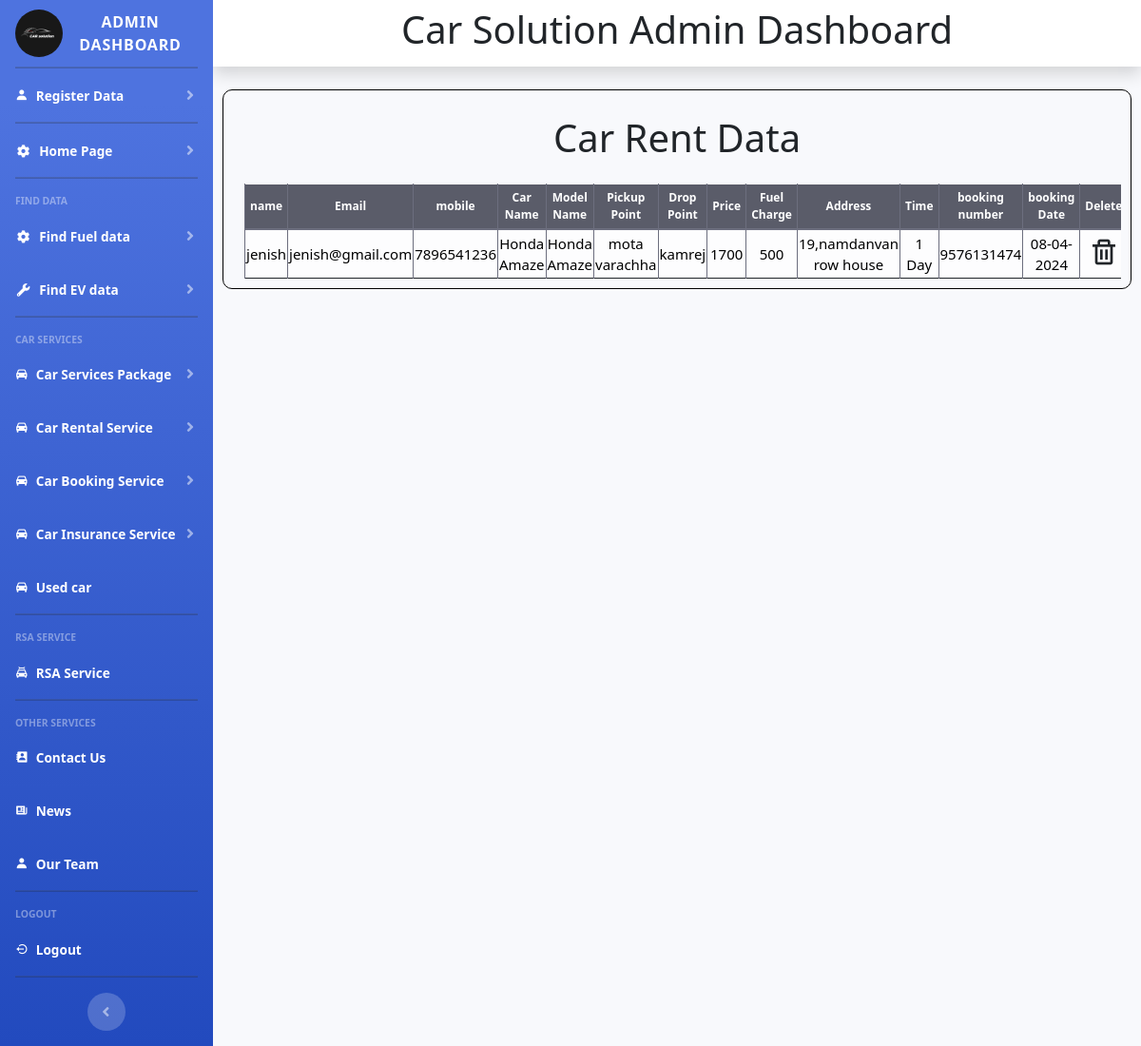
The app's page /car-rent.php (signed in) with its own data.
### tables this page shows
CREATE TABLE IF NOT EXISTS `car_rent` (
  `id` int NOT NULL AUTO_INCREMENT,
  `name` varchar(255) NOT NULL,
  `email` varchar(255) NOT NULL,
  `mobile` varchar(255) NOT NULL,
  `carname` varchar(255) NOT NULL,
  `modelname` varchar(255) NOT NULL,
  `pickup_point` varchar(255) NOT NULL,
  `drop_point` varchar(255) NOT NULL,
  `price` varchar(255) NOT NULL,
  `fuelprice` varchar(255) NOT NULL,
  `address` varchar(255) NOT NULL,
  `time` varchar(255) NOT NULL,
  `booking_no` varchar(255) NOT NULL,
  `booking_date` date NOT NULL,
  PRIMARY KEY (`id`)
);

### car-rent.php (the view, shortened to what this page needs)
<?php
$db = mysqli_connect('localhost', 'root', '', 'car_service');
$view = "Select * from car_rent";
$GetData = mysqli_query($db, $view);
?>
<!DOCTYPE html>
<html lang="en">
<head>
    <link href="vendor/fontawesome-free/css/all.min.css" rel="stylesheet" type="text/css">
    <link href="https://unpkg.com/boxicons@2.0.9/css/boxicons.min.css" rel="stylesheet">
    <link href="css/sb-admin-2.min.css" rel="stylesheet">
    <link href="https://cdn.jsdelivr.net/npm/bootstrap@5.0.2/dist/css/bootstrap.min.css" rel="stylesheet">
    <link rel="stylesheet" href="https://cdnjs.cloudflare.com/ajax/libs/twitter-bootstrap/5.3.0/css/bootstrap.min.css">
    <link rel="stylesheet" href="https://cdn.datatables.net/2.0.3/css/dataTables.bootstrap5.css">
</head>
<body id="page-top">
    <div id="wrapper">
        <?php include("sidenavbar.php"); ?>
        <div id="content-wrapper" class="d-flex flex-column">
            <div id="content">
                <nav class="navbar navbar-expand navbar-light bg-white topbar mb-4 static-top shadow">
                    <div class="text-center w-100">
                        <h1 class="blink">Car Solution Admin Dashboard</h1>
                    </div>
                </nav>
                <div class="table-container">
                    <div class="container-fluid" style="overflow-x:auto;">
                        <h1 class="text-center p-3">Car Rent Data</h1>
                        <table id="example" class="display dataTable table-dark table-bordered" style="width: 100%;">
                            <thead>
                                <tr class="text-white">
                                    <th>name</th>
                                    <th>Email</th>
                                    <th>mobile</th>
                                    <th>Car Name</th>
                                    <th>Model Name</th>
                                    <th>Pickup Point</th>
                                    <th>Drop Point</th>
                                    <th>Price</th>
                                    <th>Fuel Charge</th>
                                    <th>Address</th>
                                    <th>Time</th>
                                    <th>booking number</th>
                                    <th>booking Date</th>
                                    <th>Delete</th>
                                </tr>
                            </thead>
                            <tbody>
                                <?php
                                while ($row = mysqli_fetch_array($GetData)) {
                                ?>
                                    <tr class="table-light border-bottom border-dark">
                                        <td><?php echo $row['name'] ?></td>
                                        <td><?php echo $row['email'] ?></td>
                                        <td><?php echo $row['mobile'] ?></td>
                                        <td><?php echo $row['carname'] ?></td>
                                        <td><?php echo $row['modelname'] ?></td>
                                        <td><?php echo $row['pickup_point'] ?></td>
                                        <td><?php echo $row['drop_point'] ?></td>
                                        <td><?php echo $row['price'] ?></td>
                                        <td><?php echo $row['fuelprice'] ?></td>
                                        <td><?php echo $row['address'] ?></td>
                                        <td><?php echo $row['time'] ?></td>
                                        <td><?php echo $row['booking_no'] ?></td>
                                        <td><?php echo date('d-m-Y', strtotime($row['booking_date'])) ?></td>
                                        <td><a href="car-rent.php?delete=<?php echo $row['id'] ?>" onclick=" return confirm('Are You Sure Record Delete !!!') " class="fs-2 text-dark active" role="button" aria-pressed="true"><i class='bx bx-trash'></i></a></td>
                                    </tr>
                                <?php
                                }
                                ?>
                            </tbody>
                        </table>
                    </div>
                </div>
            </div>
        </div>
    </div>
</body>
</html>

### car-rent.php (style rules this page uses)
.table-container { border: 1px solid #000; border-radius: 10px; padding: 10px; margin: auto; margin-right: 10px; margin-left: 10px; margin-bottom: 10px; padding-left: 10px; padding-right: 10px; }
table tr th { font-size: 12px; padding: 5px; }
td { font-size: 15px; }

### records on screen
car_rent: name "jenish", email "jenish@gmail.com", mobile "7896541236", carname "Honda Amaze", modelname "Honda Amaze", pickup_point "mota varachha", drop_point "kamrej", price "1700", fuelprice "500", address "19,namdanvan row house", time "1 Day", booking_no "9576131474", booking_date "08-04-2024"
